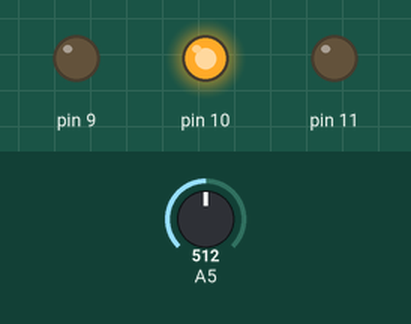
This sketch was run on a simulated Arduino Uno, built with avr-gcc and run on an emulated ATmega328P. Shown: output pins drawn as LEDs (lit = HIGH). Inputs (shaded band) come from the test bench; at power-on: A5 = 512.

Above: at 1.2 s.
1.3 s: A5 set to 525
At 2.5 s:
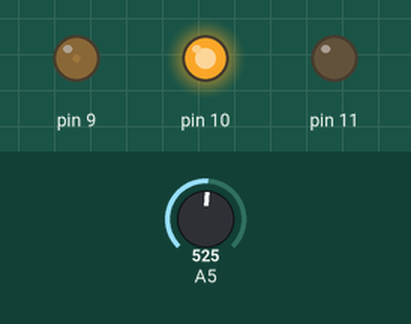
2.8 s: A5 set to 511
At 3.7 s:
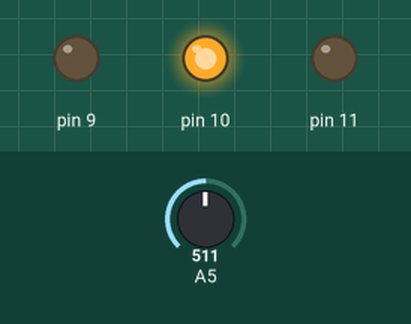
4.3 s: A5 set to 306
At 4.8 s:
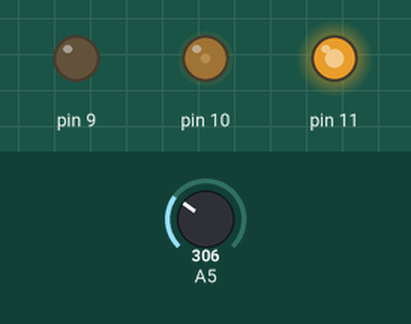
5.8 s: A5 set to 246
At 7.0 s:
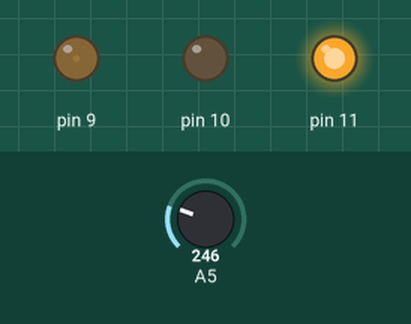
7.3 s: A5 set to 122
At 8.3 s:
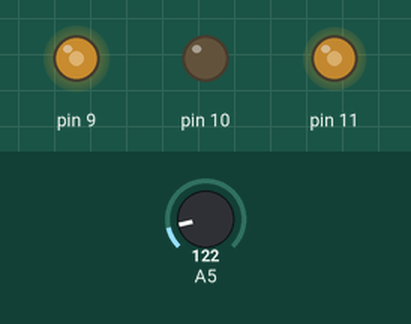
Timing chart, 0 to 9.8 s (numbered marks = the images above; inputs shaded):
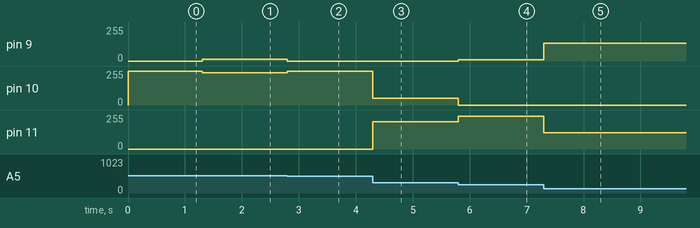

The sketch:

rainbow_led_in_analog.pde
```cpp
int r;
int b;
int v;
int i;
void setup()
{

}

void loop()
{
  i = analogRead(5);
if (i < 256)
{
    r = i;
    v = 0;
    b = 255-i;
    analogWrite(11, r);
    analogWrite(10, v);
    analogWrite(9, b);
}
else if (i > 511)
{
   r = 0;
    v = 767-i;
    b = i-512;
    analogWrite(11, r);
    analogWrite(10, v);
    analogWrite(9, b);
}
else
{
    r = 511-i;
    v = i-256;
    b = 0;
    analogWrite(11, r);
    analogWrite(10, v);
    analogWrite(9, b);
}
delayMicroseconds(1000);

//if (i>766)
//{
 // i=0;
  //analogWrite(11, 0);
    //analogWrite(10, 0);
   // analogWrite(9, 0);
   // delay (20);
//}
 // else
//{
    //i=i+1;
//}

}
```

Measured:
- after the input at 1.3 s, pin 9: 0/255 → 13/255 at once; pin 10: 255/255 → 242/255 at once
- after the input at 2.8 s, pin 9: 13/255 → 0/255 at once; pin 10: 242/255 → 255/255 at once
- after the input at 4.3 s, pin 10: 255/255 → 50/255 at once; pin 11: 0/255 → 205/255 at once
- after the input at 5.8 s, pin 9: 0/255 → 9/255 at once; pin 10: 50/255 → 0/255 at once; pin 11: 205/255 → 246/255 at once
- after the input at 7.3 s, pin 9: 9/255 → 133/255 at once; pin 11: 246/255 → 122/255 at once
